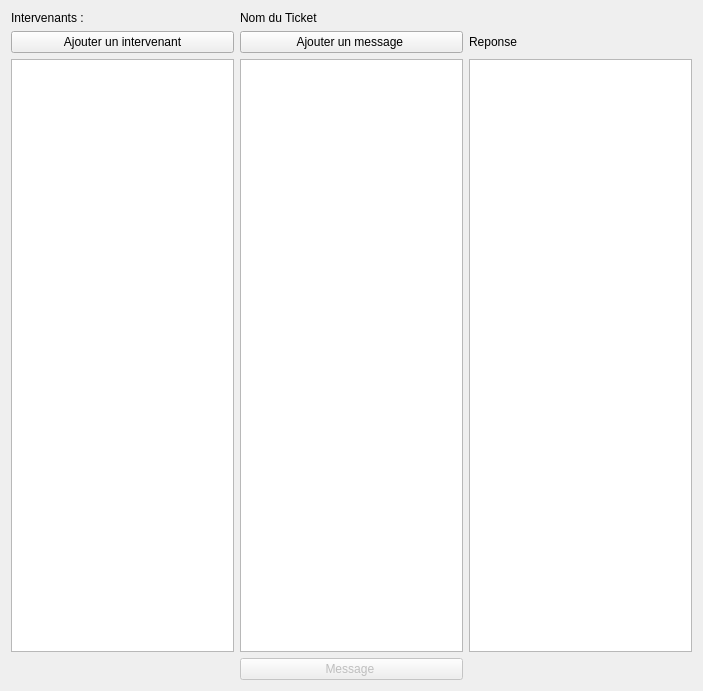
<?xml version="1.0" encoding="UTF-8"?>
<ui version="4.0">
 <class>PageGestionMessage</class>
 <widget class="QWidget" name="PageGestionMessage">
  <property name="geometry">
   <rect>
    <x>0</x>
    <y>0</y>
    <width>703</width>
    <height>691</height>
   </rect>
  </property>
  <property name="windowTitle">
   <string>Form</string>
  </property>
  <layout class="QGridLayout" name="gridLayout">
   <item row="3" column="0">
    <widget class="QListView" name="intervenantLisetView"/>
   </item>
   <item row="3" column="1">
    <widget class="QListView" name="messageListView"/>
   </item>
   <item row="1" column="0">
    <widget class="QLabel" name="label_2">
     <property name="text">
      <string>Intervenants : </string>
     </property>
    </widget>
   </item>
   <item row="2" column="2">
    <widget class="QLabel" name="label_3">
     <property name="text">
      <string>Reponse</string>
     </property>
    </widget>
   </item>
   <item row="1" column="1">
    <widget class="QLabel" name="label">
     <property name="text">
      <string>Nom du Ticket</string>
     </property>
    </widget>
   </item>
   <item row="3" column="2">
    <widget class="QListView" name="listView_3"/>
   </item>
   <item row="2" column="0">
    <widget class="QPushButton" name="ajouterIntervenantButton">
     <property name="text">
      <string>Ajouter un intervenant</string>
     </property>
    </widget>
   </item>
   <item row="4" column="1">
    <widget class="QPushButton" name="reglerMessage">
     <property name="enabled">
      <bool>false</bool>
     </property>
     <property name="text">
      <string>Message </string>
     </property>
    </widget>
   </item>
   <item row="2" column="1">
    <widget class="QPushButton" name="ajouterMessageButton">
     <property name="text">
      <string>Ajouter un message </string>
     </property>
    </widget>
   </item>
  </layout>
 </widget>
 <resources/>
 <connections/>
</ui>
